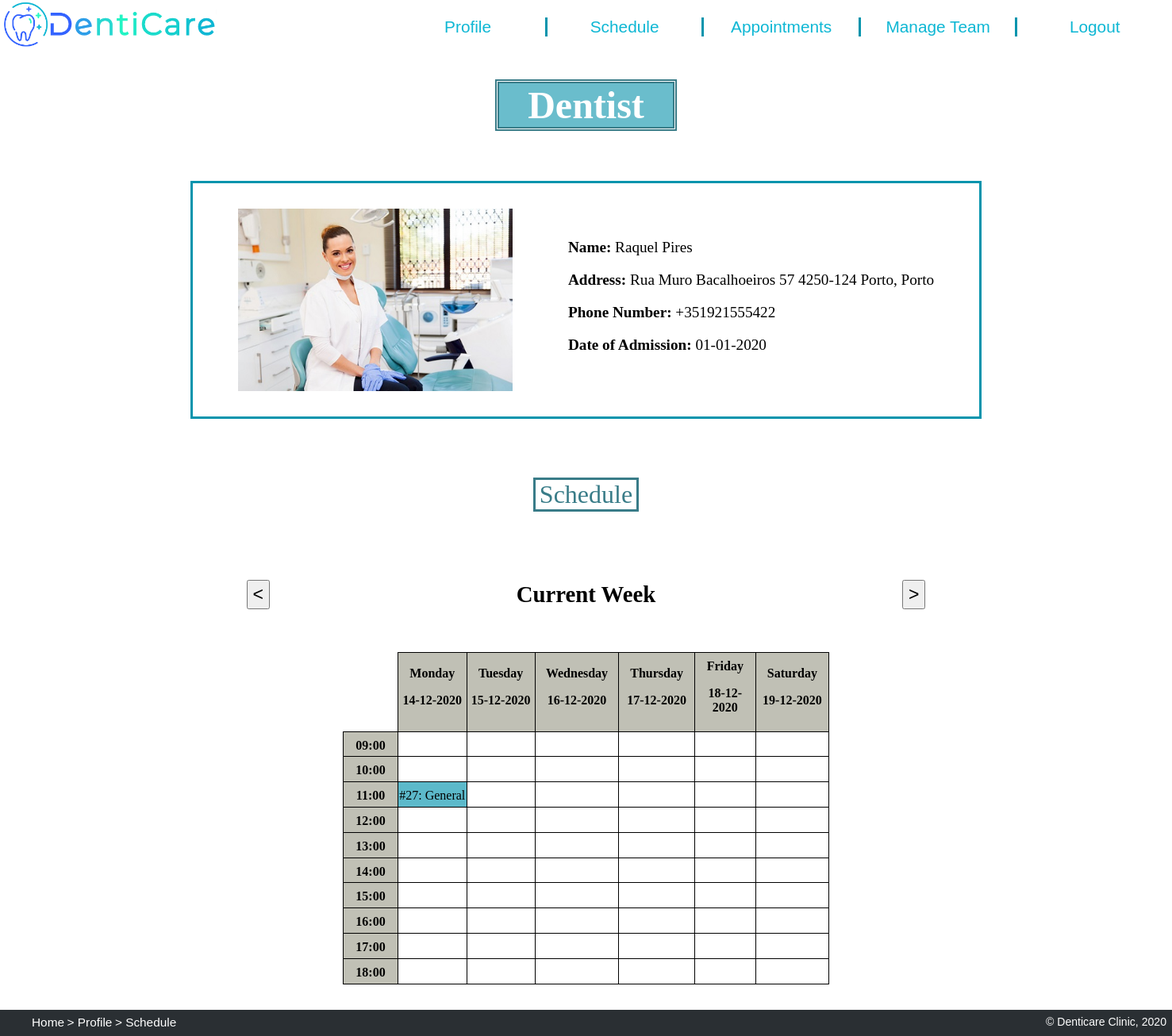
The app's page /dentist.php (signed in), older data.
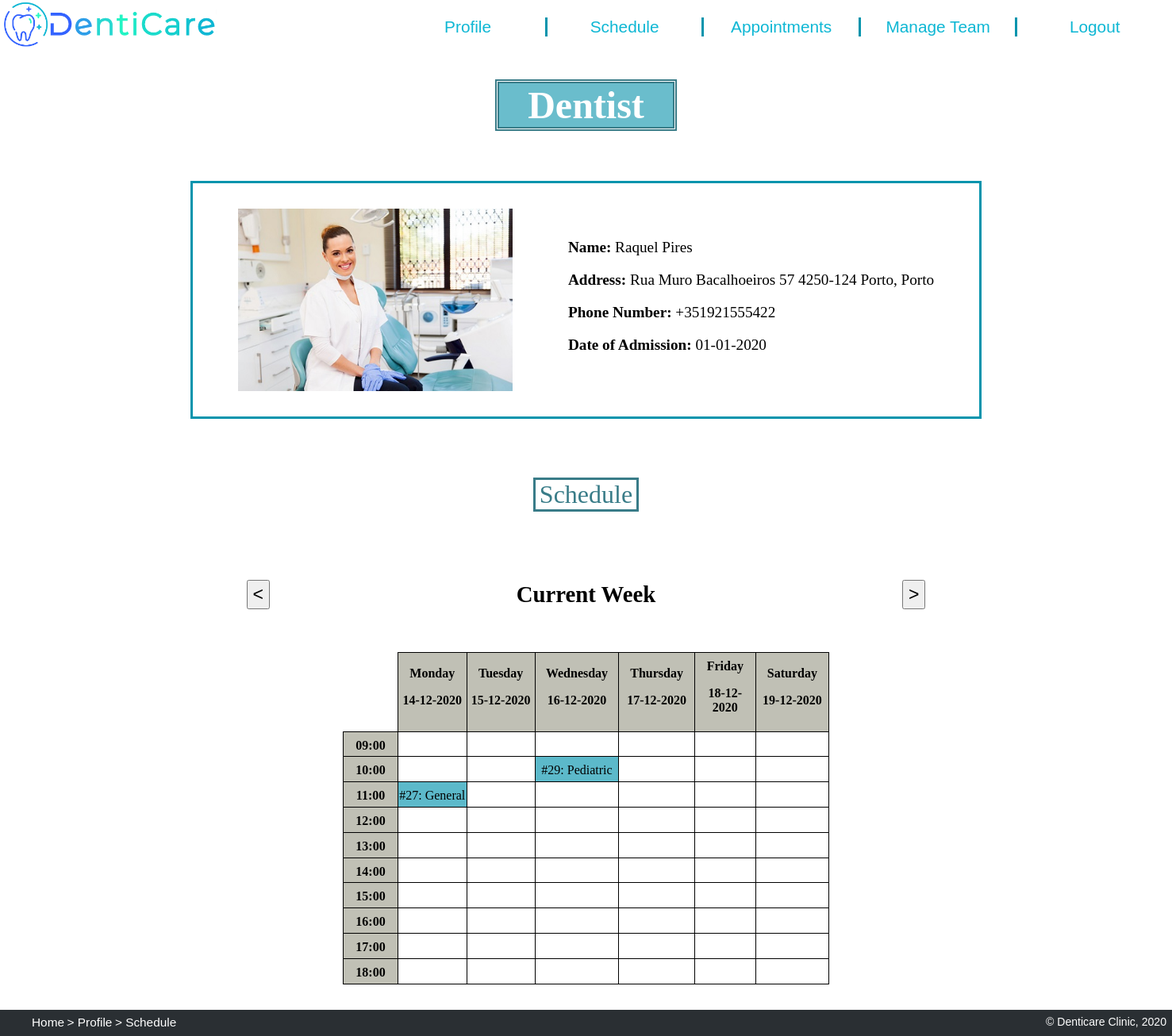
The same page, newer data.
### tables this page shows
CREATE TABLE employee (
    id integer PRIMARY KEY REFERENCES person, 
    salary float CHECK(salary > 0),
    date_of_admission text -- format dd-mm-yyyy
);

CREATE TABLE person (
    id integer PRIMARY KEY AUTOINCREMENT,
    name text NOT NULL,
    address text,
    phone_number text NOT NULL, -- e.g. +351935556768
    username text NOT NULL UNIQUE,
    password text NOT NULL
);

CREATE TABLE appointment (
    app_id integer PRIMARY KEY AUTOINCREMENT,
    date text NOT NULL, -- format dd-mm-yyyy
    time text NOT NULL, -- format 'hh:mm'
    room integer NOT NULL,
    client_id integer NOT NULL REFERENCES client,
    dentist_id integer NOT NULL REFERENCES dentist,
    specialty text NOT NULL REFERENCES specialty
);

### dentist.php (called while the page is built, shortened)
<?php
    require_once('database/init.php');
    require_once('database/dentist.php');
    require_once('database/appointment.php');
    $id = $_SESSION['id'];
    $dentist = getDentistInfo($id);
    $appointments = getDentistAppointments($id);
    require_once('templates/dentist_header_info_tpl.php');
    require_once('templates/schedule_tpl.php');
    require_once('templates/footer_tpl.php');
?>

### database/dentist.php (called while the page is built, shortened)
<?php
    function getDentistInfo($id) {
        global $dbh;
        $stmt = $dbh->prepare('SELECT * FROM person
                            JOIN employee USING (id)
                            JOIN dentist USING (id)
                            WHERE id = ?');
        $stmt->execute(array($id));
        return $stmt->fetch();
    }
?>

### templates/dentist_header_info_tpl.php (the view, shortened to what this page needs)
<!DOCTYPE html>
<html lang="en">
<head>
    <link href="css/style.css" rel="stylesheet">
    <link href="css/layout.css" rel="stylesheet">
    <link href="css/profilePage.css" rel="stylesheet">
    <link href="css/dentistAppointments.css" rel="stylesheet">
    <link href="css/managePeople.css" rel="stylesheet">
</head>
<body>
    <header>
        <a href='index.php' title="Home">
            <img src="images/logo.png" alt="Dentist Clinic Logo">
        </a>
        <nav>
            <ul>
                <li><a href='dentist.php' title="Profile"> Profile </a></li>
                <li><a href='dentist.php#Schedule' title="Schedule"> Schedule </a></li>
                <li><a href='dentistAppointments.php' title="Appointments"> Appointments </a></li>
                <li><a href='manageTeam.php#team_mng' title="Manage Team"> Manage Team </a></li>
                <li><a href='action_logout.php' title="Log Out"> Logout </a></li>
            </ul>
        </nav>
    </header>
    <h1 id="profileTitle"> Dentist </h1>
    <section id="profileInfo">
        <img src="images/<?php echo $dentist['username'] ?>.jpg" alt="Dr.<?php echo $dentist['name'] ?>">
        <div id="info">
            <p> <strong> Name: </strong> <?php echo $dentist['name'] ?> </p>
            <p> <strong> Address: </strong> <?php echo $dentist['address'] ?> </p>
            <p> <strong> Phone Number: </strong> <?php echo $dentist['phone_number'] ?> </p>
            <p> <strong> Date of Admission: </strong> <?php echo $dentist['date_of_admission'] ?> </p>
        </div>
    </section>

### database/appointment.php (shortened to what this page needs)
<?php
    function getDentistAppointments($id) {
        global $dbh;
        $stmt = $dbh->prepare('SELECT * FROM appointment
                                JOIN person ON dentist_id=person.id
                                WHERE dentist_id = ?');
        $stmt->execute(array($id));
        return $stmt->fetchAll();
    }
    function find_appointment($day, $hour, $appointments) {
        foreach ($appointments as $appointment) {
            if ($appointment['date'] == $day && $appointment['time'] == $hour) { ?>
                <a href='/dentistAppointments.php#appointment<?php echo $appointment['app_id'] ?>' title="Appointment" style="color: black; text-decoration:none;"> #<?php echo $appointment['app_id']; ?>:
                <?php echo $appointment['specialty']; ?></a>
            <?php }
        }
    }
?>

Row changes from the older to the newer data that the page shows:
added appointment: app_id "29", specialty "Pediatric"
